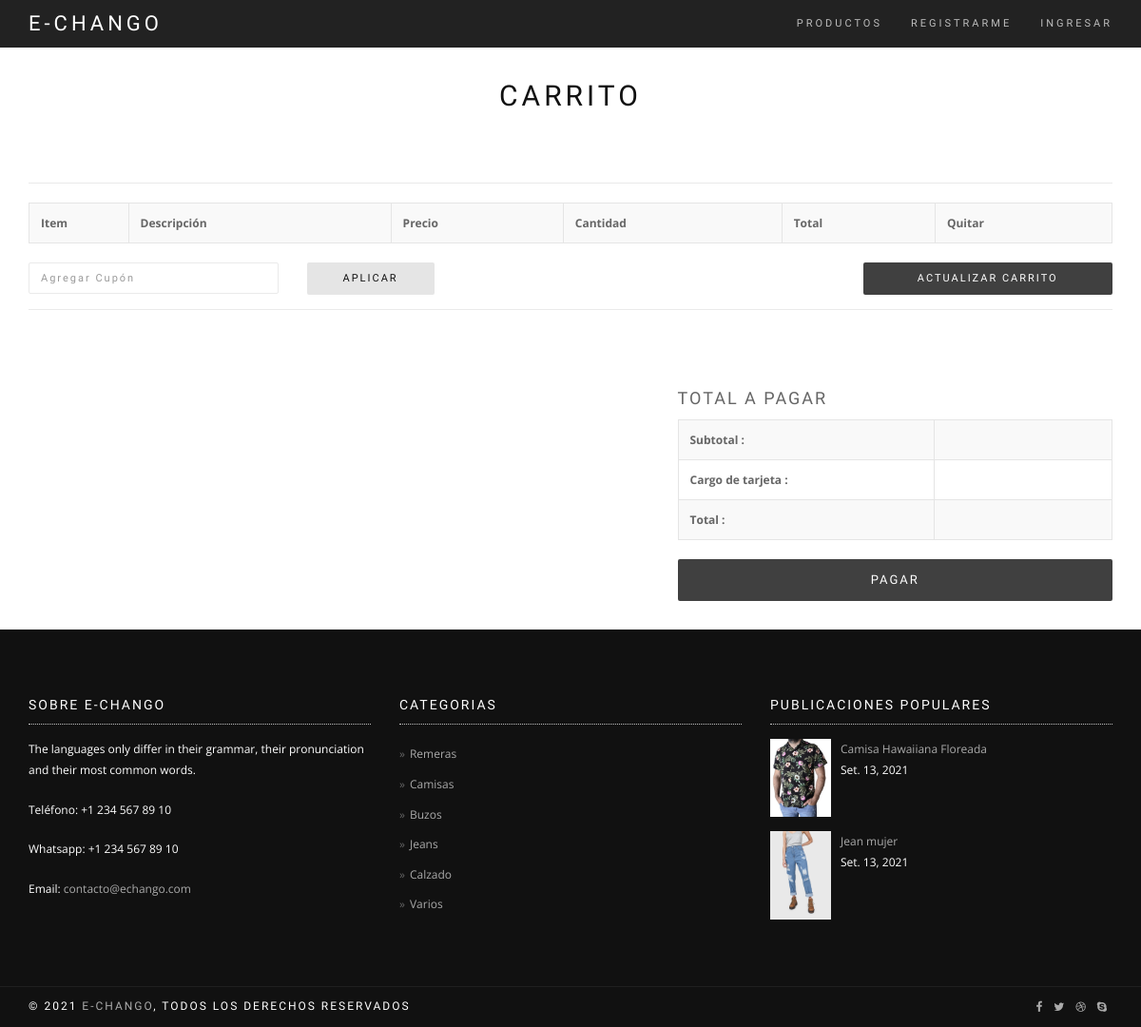
/carrito, run on the app's committed database.
### Echango/models.py (models this page shows, shortened)
class Producto(models.Model):
    titulo = models.TextField(max_length=30, null=True, blank=True)
    descripcion = models.TextField(null=True, blank=True)
    genero = models.CharField(choices=Genero.choices, max_length=6, null=True, blank=True)
    categoria = models.CharField(choices=Categoria.choices, max_length=20, null=True, blank=True, default="varios")
    marca = models.CharField(max_length=30, null=True, blank=True)
    color = models.CharField(max_length=255, null=True, blank=True)
    precio = models.DecimalField(max_digits=6, decimal_places=2, default=0)
    publicado = models.BooleanField(default=False)
    imagen_principal = ImageField(max_length=255, null=True, blank=True, upload_to="media/imagenes/%Y/%m/%d")
    fecha_publicacion = models.DateField(auto_now_add=True)
    hora_publicacion = models.DateTimeField(auto_now_add=True)
    class Meta:
        verbose_name_plural, verbose_name = u'Producto', u'Productos'
    def get_absolute_url(self):
        return reverse('shop_single_product', args=[self.id])

### Echango/views.py (the view)
# urls.py: url(r'carrito', carrito, name='carrito'),
def carrito(request, template_name='shop_checkout.html'):
    args = {}
    productos = Producto.objects.all().filter(publicado=True)
    args.update({'productos': productos})
    return render(request, template_name, args)

### templates/shop_checkout.html (shortened to what this page needs)
{% extends "index_shop.html" %}
{% load static %}
{% block container %}
  <div class="main">
    <section class="module">
      <div class="container">
        <div class="row">
          <div class="col-sm-6 col-sm-offset-3">
            <h1 class="module-title font-alt">CARRITO</h1>
          </div>
        </div>
        <hr class="divider-w pt-20">
        <div class="row">
          <div class="col-sm-12">
            <table class="table table-striped table-border checkout-table">
              <tbody>
                <tr>
                  <th class="hidden-xs">Item</th>
                  <th>Descripción</th>
                  <th class="hidden-xs">Precio</th>
                  <th>Cantidad</th>
                  <th>Total</th>
                  <th>Quitar</th>
                </tr>
              </tbody>
            </table>
          </div>
        </div>
        <div class="row">
          <div class="col-sm-3">
            <div class="form-group">
              <input class="form-control" type="text" id="" name="" placeholder="Agregar Cupón"/>
            </div>
          </div>
          <div class="col-sm-3">
            <div class="form-group">
              <button class="btn btn-round btn-g" type="submit">Aplicar</button>
            </div>
          </div>
          <div class="col-sm-3 col-sm-offset-3">
            <div class="form-group">
              <button class="btn btn-block btn-round btn-d pull-right" type="submit">Actualizar Carrito</button>
            </div>
          </div>
        </div>
        <hr class="divider-w">
        <div class="row mt-70">
          <div class="col-sm-5 col-sm-offset-7">
            <div class="shop-Cart-totalbox">
              <h4 class="font-alt">Total a pagar</h4>
              <table class="table table-striped table-border checkout-table">
                <tbody>
                  <tr>
                    <th>Subtotal :</th>
                    <td></td>
                  </tr>
                  <tr>
                    <th>Cargo de tarjeta :</th>
                    <td></td>
                  </tr>
                  <tr class="shop-Cart-totalprice">
                    <th>Total :</th>
                    <td></td>
                  </tr>
                </tbody>
              </table>
              <button class="btn btn-lg btn-block btn-round btn-d" type="submit">Pagar</button>
            </div>
          </div>
        </div>
      </div>
    </section>
  </div>
{% endblock %}

### templates/index.html (shortened to what this page needs)
<!DOCTYPE html>
{% load static %}
<html lang="en-US" dir="ltr">
  <head>
    <link href="{% static 'assets/lib/bootstrap/dist/css/bootstrap.min.css' %}" rel="stylesheet">
    <link href="{% static 'assets/lib/animate.css/animate.css' %}" rel="stylesheet">
    <link href="{% static 'assets/lib/components-font-awesome/css/font-awesome.min.css' %}" rel="stylesheet">
    <link href="{% static 'assets/lib/et-line-font/et-line-font.css' %}" rel="stylesheet">
    <link href="{% static 'assets/lib/flexslider/flexslider.css' %}" rel="stylesheet">
    <link href="{% static 'assets/lib/owl.carousel/dist/assets/owl.carousel.min.css' %}" rel="stylesheet">
    <link href="{% static 'assets/lib/owl.carousel/dist/assets/owl.theme.default.min.css' %}" rel="stylesheet">
    <link href="{% static 'assets/lib/magnific-popup/dist/magnific-popup.css' %}" rel="stylesheet">
    <link href="{% static 'assets/lib/simple-text-rotator/simpletextrotator.css' %}" rel="stylesheet">
    <link href="{% static 'assets/css/style.css' %}" rel="stylesheet">
    <link id="color-scheme" href="{% static 'assets/css/colors/default.css' %}" rel="stylesheet">
  </head>
  <body data-spy="scroll" data-target=".onpage-navigation" data-offset="60">
    <main>
      <nav class="navbar navbar-custom navbar-fixed-top" role="navigation">
        <div class="container">
          <div class="navbar-header">
            <a class="navbar-brand" href="{% url 'home' %}">E-Chango</a>
          </div>
          <div class="collapse navbar-collapse" id="custom-collapse">
            <ul class="nav navbar-nav navbar-right">
              <li><a href="{% url 'shop_product_col_3' %}">Productos</a></li>
              {% if user.is_authenticated %}
              <li class="dropdown"><a class="dropdown-toggle" href="#" data-toggle="dropdown">{{ user.username }}</a>
                <ul class="dropdown-menu">
                  <li><a href="{% url 'carrito' %}">Mi Carrito</a></li>
                  <li><a href="{% url 'logout' %}">Salir</a></li>
                </ul>
              </li>
              {% else %}
              <li><a href="{% url 'registro' %}">Registrarme</a></li>
              <li><a href="{% url 'login' %}">Ingresar</a></li>
              {% endif %}
            </ul>
          </div>
        </div>
      </nav>
    {% block container %}{% endblock %}
    <div class="module-small bg-dark">
      <div class="container">
        <div class="row">
          <div class="col-sm-4">
            <div class="widget">
              <h5 class="widget-title font-alt">Sobre E-Chango</h5>
              <p>The languages only differ in their grammar, their pronunciation and their most common words.</p>
              <p>Teléfono: +1 234 567 89 10</p>
              <p>Whatsapp: +1 234 567 89 10</p>
              <p>Email:<a href="#"> contacto@echango.com</a></p>
            </div>
          </div>
          <div class="col-sm-4">
            <div class="widget">
              <h5 class="widget-title font-alt">Categorias</h5>
              <ul class="icon-list">
                <li><a href="{% url 'shop_product_col_3_categoria' 'remeras' %}">Remeras</a></li>
                <li><a href="{% url 'shop_product_col_3_categoria' 'camisas' %}">Camisas</a></li>
                <li><a href="{% url 'shop_product_col_3_categoria' 'buzos' %}">Buzos</a></li>
                <li><a href="{% url 'shop_product_col_3_categoria' 'jeans' %}">Jeans</a></li>
                <li><a href="{% url 'shop_product_col_3_categoria' 'calzado' %}">Calzado</a></li>
                <li><a href="{% url 'shop_product_col_3_categoria' 'varios' %}">Varios</a></li>
              </ul>
            </div>
          </div>
          <div class="col-sm-4">
            <div class="widget">
              <h5 class="widget-title font-alt">Publicaciones Populares</h5>
              <ul class="widget-posts">
              {% for producto in productos|slice:"2" %}
                <li class="clearfix">
                  <div class="widget-posts-image"><a href="{{ producto.get_absolute_url }}"><img src="{{ producto.imagen_principal.url }}" alt="Post Thumbnail"/></a></div>
                  <div class="widget-posts-body">
                    <div class="widget-posts-title"><a href="{{ producto.get_absolute_url }}">{{ producto.titulo }}</a></div>
                    <div class="widget-posts-meta">{{ producto.fecha_publicacion }}</div>
                  </div>
                </li>
              {% endfor %}
              </ul>
            </div>
          </div>
        </div>
      </div>
    </div>
    <footer class="footer bg-dark">
      <div class="container">
        <div class="row">
          <div class="col-sm-6">
            <p class="copyright font-alt">&copy; 2021&nbsp;<a href="index.html">E-Chango</a>, Todos los derechos reservados</p>
          </div>
          <div class="col-sm-6">
            <div class="footer-social-links"><a href="#"><i class="fa fa-facebook"></i></a><a href="#"><i class="fa fa-twitter"></i></a><a href="#"><i class="fa fa-dribbble"></i></a><a href="#"><i class="fa fa-skype"></i></a>
            </div>
          </div>
        </div>
      </div>
    </footer>
    </main>
  </body>
</html>

### templates/static/assets/css/style.css (style rules this page uses)
html { overflow-y: scroll; overflow-x: hidden; -ms-overflow-style: scrollbar; }
body { background: #fff; font: 400 12px/1.8 "Open Sans", sans-serif; color: #666; -webkit-font-smoothing: antialiased; }
img { max-width: 100%; height: auto; }
a, .btn { transition: all 0.125s ease-in-out 0s; }
.btn, .well, .panel, .progress, .form-control, .form-control:hover, .form-control:focus, .navbar-custom .dropdown-menu { box-shadow: none; }
.well, .label, .alert, .progress, .form-control, .modal-content, .panel-heading, .panel-group .panel, .nav-tabs > li > a, .nav-pills > li > a { border-radius: 2px; }
.navbar-custom + .main { margin-top: 50px; }
.main { position: relative; background-color: #fff; z-index: 1; }
.module, .module-small { position: relative; padding: 30px 0; background-repeat: no-repeat; background-position: 50% 50%; background-size: cover; }
.module-small { padding: 70px 0; }
.divider-w { border-top: 1px solid #eaeaea; margin: 0; }
.bg-dark, .bg-dark-30, .bg-dark-60, .bg-dark-90, .bg-dark .module-title, .bg-dark-30 .module-title, .bg-dark-60 .module-title, .bg-dark-90 .module-title, .bg-dark .module-subtitle, .bg-dark-30 .module-subtitle, .bg-dark-60 .module-subtitle, .bg-dark-90 .module-subtitle, .bg-dark .alt-module-subtitle h5, .bg-dark-30 .alt-module-subtitle h5, .bg-dark-60 .alt-module-subtitle h5, .bg-dark-90 .alt-module-subtitle h5 { color: #fff; }
.bg-dark { background: #111; }
.pt-20 { padding-top: 20px !important; }
.mt-70 { margin-top: 70px !important; }
.btn { border-radius: 0; font-family: "Roboto Condensed", sans-serif; text-transform: uppercase; letter-spacing: 2px; font-size: 11px; padding: 8px 37px; }
.btn.btn-round { border-radius: 2px; }
.btn.btn-g { background: #e5e5e5; color: #111; }
.btn.btn-d { background: rgba(17, 17, 17, 0.8); color: #fff; }
.btn.btn-lg { padding: 12px 45px; font-size: 13px; }
.form-control { font-family: "Roboto Condensed", sans-serif; letter-spacing: 2px; font-size: 11px; height: 33px; border: 1px solid #EAEAEA; border-radius: 2px; transition: all 0.4s ease-in-out 0s; }
a { color: #111; }
.bg-dark a { color: #aaa; }
h1, h2, h3, h4, h5, h6 { line-height: 1.4; font-weight: 400; }
p, ol, ul, blockquote { margin: 0 0 20px; }
.font-alt { font-family: "Roboto Condensed", sans-serif; text-transform: uppercase; letter-spacing: 2px; }
.module-title { position: relative; letter-spacing: 4px; text-align: center; font-weight: 400; font-size: 30px; color: #111; margin: 0 0 70px; }
.navbar-custom { background-color: rgba(10, 10, 10, 0.9); border: 0; border-radius: 0; z-index: 1000; font-family: "Roboto Condensed", sans-serif; text-transform: uppercase; letter-spacing: 3px; font-size: 11px; transition: background, padding 0.4s ease-in-out 0s; }
.navbar a { transition: color 0.125s ease-in-out 0s; }
.navbar-custom .navbar-brand { letter-spacing: 4px; font-weight: 400; font-size: 22px; color: #fff; }
.navbar-custom .nav li > a { position: relative; color: rgba(255, 255, 255, 0.7); }
.footer { padding: 10px 0; }
.footer .copyright { margin: 0; }
.footer .footer-social-links { text-align: right; }
.footer .footer-social-links a { display: inline-block; padding: 0 6px; }
.table-border > tbody > tr > td, .table-border > tbody > tr > th, .table-border > tfoot > tr > td, .table-border > tfoot > tr > th, .table-border > thead > tr > td, .table-border > thead > tr > th { border-color: #e5e5e5; }
.checkout-table { border: 1px solid #e5e5e5; }
.checkout-table > tbody > tr > td, .checkout-table > tbody > tr > th, .checkout-table > tfoot > tr > td, .checkout-table > tfoot > tr > th, .checkout-table > thead > tr > td, .checkout-table > thead > tr > th { padding: 12px; }
.checkout-table tr td, .checkout-table tr th { border-top: 1px solid #e5e5e5; border-bottom: 1px solid #e5e5e5; border-right: 1px solid #e5e5e5; border-left: 1px solid #e5e5e5; }
.checkout-table tbody tr td:first-child, .checkout-table tbody tr th:first-child { max-width: 36px; }
.widget .widget-title { border-bottom: 1px dotted #c2c2c2; font-size: 14px; padding: 0 0 10px; margin: 0 0 15px; }
.widget ul { list-style: none; padding: 0; margin: 0; }
.widget .icon-list li { padding: 5px 0; }
.widget .icon-list li a:before { content: "\00BB"; color: #666666; padding-right: 5px; }
.widget-posts li { margin: 0 0 15px; }
.widget-posts li:last-child { margin: 0; }
.widget-posts-image { float: left; width: 64px; }
.widget-posts-body { margin-left: 74px; }

### data on the page
Producto: imagen_principal (picture), titulo "Camisa Hawaiiana Floreada", fecha_publicacion "Set. 13, 2021"
Producto: imagen_principal (picture), titulo "Jean mujer", fecha_publicacion "Set. 13, 2021"
